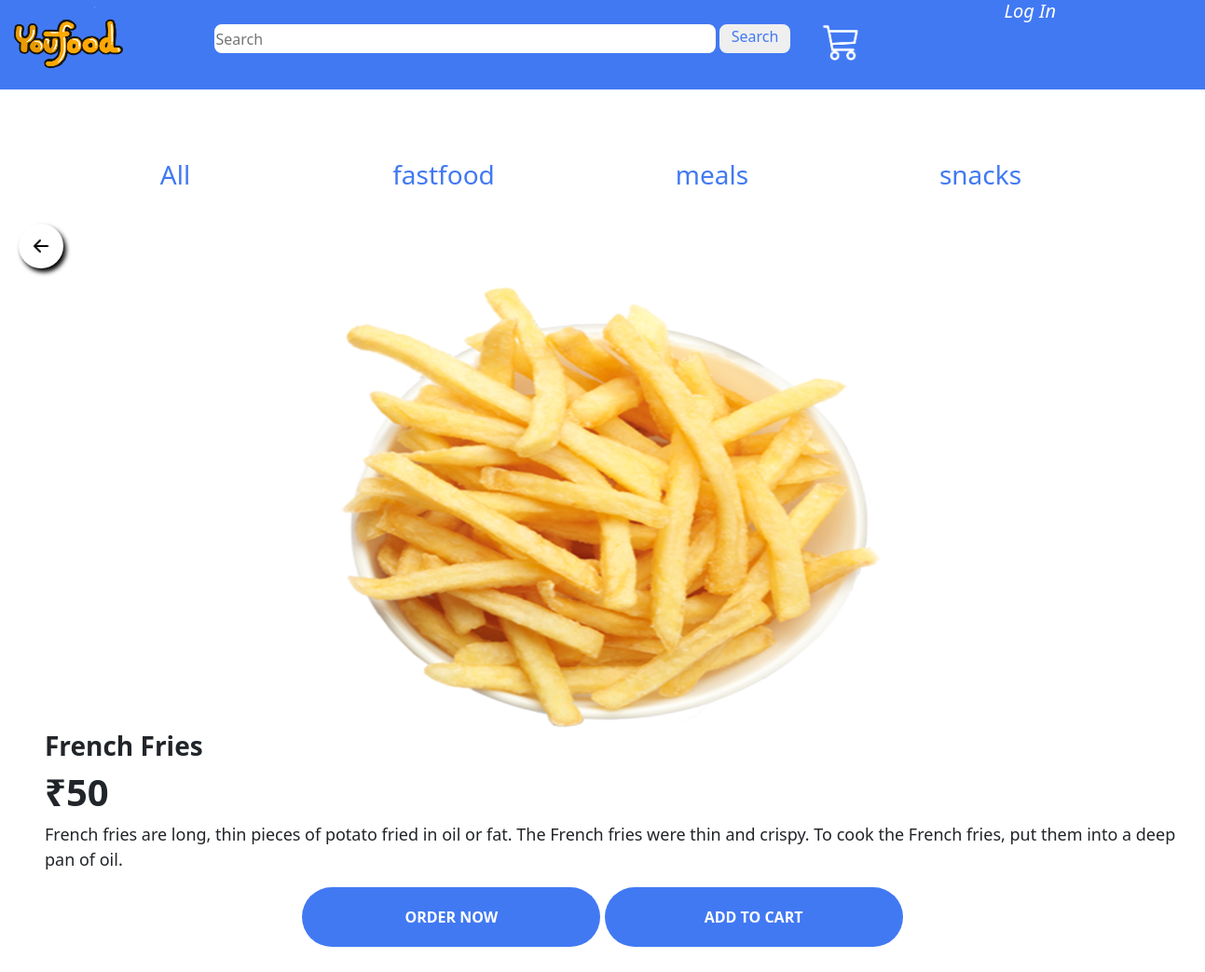
/productfun/French Fries, run on the app's committed database.
### youfood/models.py (models this page shows, shortened)
class category(models.Model):
    name=models.CharField(max_length=15,unique=True)
    image=models.ImageField(upload_to="img/")

class item(models.Model):
    name=models.CharField(max_length=50,unique=True,blank=False)
    image=models.ImageField(upload_to="img/")
    description=models.TextField(max_length=600)
    price=models.IntegerField()
    category=models.ForeignKey(category,on_delete=models.CASCADE)

### youfood/views.py (the view)
# urls.py: path('productfun/<str:productName>',views.productfun,name="productfun"),
def productfun(request,productName):
    category_data=category.objects.all()
    productdata=item.objects.filter(name__iexact=productName)
    return render(request,"product_details.html",{'productdata':productdata,'catdata':category_data})

### templates/product_details.html
{% extends 'index.html' %}
{% load static %}
{% block content %}
{% for p in productdata %}
<button class="back-btn" id="back_btn" onclick="backButton()"><img src="{% static 'img/back_arrow.png' %}" alt="back"></button>
<div class="row">
    <div class="col-lg-12 col-md-12 col-sm-12 col-12 product-container">
        <img class="product-image" src="{{p.image.url}}" alt="product image">
    </div>
</div>
<div class="row">
    <div class="col-lg-12 col-md-12 col-sm-12 col-12 product-details">
        <h3>{{p.name}}</h3>
        <h1>₹{{p.price}}</h1>
        <p>{{p.description}}</p>
    </div>
</div>
<div class="row">
    <div class="col-lg-12 col-md-12 col-sm-12 col-6 product-btn">
        <button>ORDER NOW</button>
        <a href="{% url 'cartadd' newItem=p.id %}"><button>ADD TO CART</button></a>
    </div>
</div>
{% endfor %}
<br>
<br>
{% endblock %}

### templates/index.html (shortened to what this page needs)
{% load static %}
<!doctype html>
<html lang="en">
  <head>
    <link href="https://cdn.jsdelivr.net/npm/bootstrap@5.1.0/dist/css/bootstrap.min.css" rel="stylesheet">
    <link rel="stylesheet" href="{% static 'styles/style.css' %}" type="text/css">
  </head>
  <body>
    <div class="container-fluid">
        <div class="row">
            <div class="col-lg-12 my-banner">
                <div class="row">
                  <div class="col-lg-2 col-md-2 col-sm-2 col-2 p-0">
                    <a href="{% url 'mainfun' %}"><img src="{% static 'img/youfood_icon.png' %}" alt="logo" id="logo"></a>
                  </div>
                  <div class="col-lg-6 col-md-6 col-sm-6 col-6 pt-4">
                    <form class="searchform d-flex" action="searchfun" method="GET">
                      <input type="search" placeholder="Search" name="search">
                      <button type="submit"><span class="search-text">Search</span><span><i><img class="search-icon" src="{% static 'img/search_icon.png' %}" alt=""></i></span></button>
                    </form>
                  </div>
                  <div class="col-lg-2 col-md-2 col-sm-2 col-2">
                    <a href="{% url 'cartshow' %}"><i><img class="cart-icon mt-3" src="{% static 'img/cart.png' %}" alt="cart_icon"></i></a>
                  </div>
                  <div class="col-lg-2 col-md-2 col-sm-2 col-2 p-0">
                    {% if user.is_authenticated %}
                    <table>
                      <tr><td><h6 class="user-icon" style="margin-top: 15px;">Hai {{user.username}}</h6></td></tr>
                      <tr><td><a href="{% url 'logoutfun' %}"><i><h6 class="user-icon">Log Out</h6></i></a></td></tr>
                    </table>
                    {% else %}
                    <a href="{% url 'loginfun' %}"><i><h6 class="user-icon">Log In</h6></i></a>
                    {% endif %}
                  </div>
                </div>
            </div>
        </div>
        <div class="row">
          <div class="col-lg-12 col-md-12 col-sm-12 col-12 category-section">
              <ul>
                <li><a href="{% url 'categoryfun' categoryName='all' %}"><button onclick="categoryButton(this)" class="category-btn"><h3>All</h3></button></a></li>
                {% for c in catdata %}
                <li><a href="{% url 'categoryfun' categoryName=c.name %}"><button onclick="categoryButton(this)" class="category-btn"><h3>{{c.name}}</h3></button></a></li>
                {% endfor %}
              </ul>
              </div>
          </div>
          {% block content %}{% endblock content %}
        </div>
  </body>
</html>

### static/styles/style.css (style rules this page uses)
.my-banner { height: 6rem; background-color: rgb(65, 121, 243); margin: 0px; }
#logo { width: 9rem; height: 8rem; }
.searchform input { width: 600px; height: 35px; border: 2px solid rgb(65, 121, 243); border-radius: 10px; }
.searchform button { width: 80px; height: 35px; border: 2px solid rgb(65, 121, 243); border-radius: 10px; color: rgb(65, 121, 243); }
.cart-icon { width: 4rem; height: 4rem; }
.user-icon { color: white; font-size: 20px; }
.category-btn { width: 10rem; height: 4rem; margin: 4rem; color: rgb(65, 121, 243); background: none; border-radius: 3rem; border: none; }
.category-section { overflow-x: auto; }
.category-section ul { display: flex; list-style-type: none; }
a { text-decoration: none; }
.back-btn img { width: 2rem; height: 2rem; }
.back-btn { border-radius: 70px; width: 3rem; height: 3rem; background: none; box-shadow: 3px 4px 5px; border: none; position: absolute; top: 240px; left: 20px; }
.product-image { height: 30rem; width: 40rem; }
.product-container { text-align: center; }
.product-details { padding-left: 3rem; }
.product-details h3,h1 { font-weight: bold; }
.product-details p { font-size: large; }
.product-btn button { width: 20rem; height: 4rem; background-color: rgb(65, 121, 243); color: white; font-weight: bold; border-radius: 2rem; border: none; }
.product-btn { text-align: center; }

### data on the page
category: name "fastfood"
category: name "meals"
category: name "snacks"
item: image (picture), name "French Fries", price "50", description "French fries are long, thin pieces of potato fried in oil or fat. The French fries were thin and crispy. To cook the French fries, put them into a deep pan of oil."
